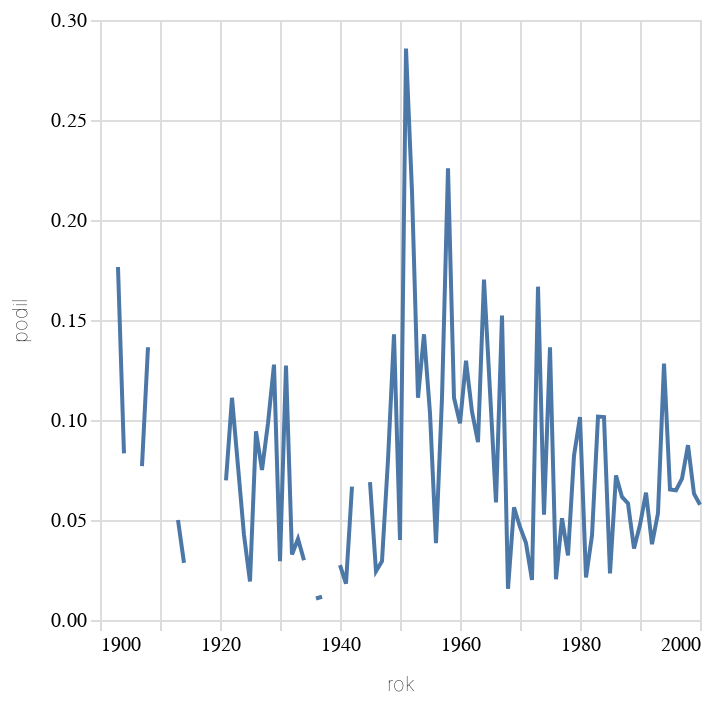

The code cell stored with this chart in its notebook:
### Code cell


### Figure 1 — Vega-Lite specification as saved in the notebook (floating-point values rounded to 4 significant figures)
{"config": {"title": {"font": "Noticia Text", "fontSize": 14, "anchor": "start", "lineHeight": 21, "fontWeight": "bolder", "subtitleFont": "Noticia Text", "subtitleFontSize": 12, "subtitlePadding": 12, "dy": -12}, "axis": {"labelFont": "Asap", "titleFont": "Asap", "fontWeight": "lighter", "titleFontWeight": "lighter", "labelFontSize": 10, "titleFontSize": 10, "labelPadding": 2, "titlePadding": 10, "domainOpacity": 0, "tickColor": "#DCDDD6"}, "legend": {"labelFont": "Asap", "labelFontWeight": "normal", "titleFont": "Asap", "titleFontWeight": "normal", "labelFontSize": 10, "titleFontSize": 10}}, "data": {"name": "data-3e8996bf65ea00ba5d5be1356bf738fe"}, "mark": {"type": "line"}, "encoding": {"x": {"field": "rok", "type": "temporal"}, "y": {"field": "podil", "type": "quantitative"}}, "$schema": "https://vega.github.io/schema/vega-lite/v5.8.0.json", "datasets": {"data-3e8996bf65ea00ba5d5be1356bf738fe": [{"rok": "1900-01-01T00:00:00", "len": 16, "len_right": null, "podil": null}, {"rok": "1901-01-01T00:00:00", "len": 11, "len_right": null, "podil": null}, {"rok": "1902-01-01T00:00:00", "len": 24, "len_right": null, "podil": null}, {"rok": "1903-01-01T00:00:00", "len": 17, "len_right": 3.0, "podil": 0.1765}, {"rok": "1904-01-01T00:00:00", "len": 12, "len_right": 1.0, "podil": 0.08333}, {"rok": "1905-01-01T00:00:00", "len": 15, "len_right": null, "podil": null}, {"rok": "1906-01-01T00:00:00", "len": 20, "len_right": null, "podil": null}, {"rok": "1907-01-01T00:00:00", "len": 13, "len_right": 1.0, "podil": 0.07692}, {"rok": "1908-01-01T00:00:00", "len": 22, "len_right": 3.0, "podil": 0.1364}, {"rok": "1909-01-01T00:00:00", "len": 21, "len_right": null, "podil": null}, {"rok": "1910-01-01T00:00:00", "len": 15, "len_right": 1.0, "podil": 0.06667}, {"rok": "1911-01-01T00:00:00", "len": 28, "len_right": null, "podil": null}, {"rok": "1912-01-01T00:00:00", "len": 30, "len_right": null, "podil": null}, {"rok": "1913-01-01T00:00:00", "len": 40, "len_right": 2.0, "podil": 0.05}, {"rok": "1914-01-01T00:00:00", "len": 35, "len_right": 1.0, "podil": 0.02857}, {"rok": "1915-01-01T00:00:00", "len": 18, "len_right": null, "podil": null}, {"rok": "1916-01-01T00:00:00", "len": 17, "len_right": 3.0, "podil": 0.1765}, {"rok": "1917-01-01T00:00:00", "len": 21, "len_right": null, "podil": null}, {"rok": "1918-01-01T00:00:00", "len": 16, "len_right": null, "podil": null}, {"rok": "1919-01-01T00:00:00", "len": 36, "len_right": null, "podil": null}, {"rok": "1920-01-01T00:00:00", "len": 34, "len_right": null, "podil": null}, {"rok": "1921-01-01T00:00:00", "len": 43, "len_right": 3.0, "podil": 0.06977}, {"rok": "1922-01-01T00:00:00", "len": 54, "len_right": 6.0, "podil": 0.1111}, {"rok": "1923-01-01T00:00:00", "len": 52, "len_right": 4.0, "podil": 0.07692}, {"rok": "1924-01-01T00:00:00", "len": 47, "len_right": 2.0, "podil": 0.04255}, {"rok": "1925-01-01T00:00:00", "len": 52, "len_right": 1.0, "podil": 0.01923}, {"rok": "1926-01-01T00:00:00", "len": 53, "len_right": 5.0, "podil": 0.09434}, {"rok": "1927-01-01T00:00:00", "len": 40, "len_right": 3.0, "podil": 0.075}, {"rok": "1928-01-01T00:00:00", "len": 61, "len_right": 6.0, "podil": 0.09836}, {"rok": "1929-01-01T00:00:00", "len": 47, "len_right": 6.0, "podil": 0.1277}, {"rok": "1930-01-01T00:00:00", "len": 68, "len_right": 2.0, "podil": 0.02941}, {"rok": "1931-01-01T00:00:00", "len": 55, "len_right": 7.0, "podil": 0.1273}, {"rok": "1932-01-01T00:00:00", "len": 61, "len_right": 2.0, "podil": 0.03279}, {"rok": "1933-01-01T00:00:00", "len": 74, "len_right": 3.0, "podil": 0.04054}, {"rok": "1934-01-01T00:00:00", "len": 67, "len_right": 2.0, "podil": 0.02985}, {"rok": "1935-01-01T00:00:00", "len": 74, "len_right": null, "podil": null}, {"rok": "1936-01-01T00:00:00", "len": 93, "len_right": 1.0, "podil": 0.01075}, {"rok": "1937-01-01T00:00:00", "len": 86, "len_right": 1.0, "podil": 0.01163}, {"rok": "1938-01-01T00:00:00", "len": 62, "len_right": null, "podil": null}, {"rok": "1939-01-01T00:00:00", "len": 45, "len_right": null, "podil": null}, {"rok": "1940-01-01T00:00:00", "len": 73, "len_right": 2.0, "podil": 0.0274}, {"rok": "1941-01-01T00:00:00", "len": 55, "len_right": 1.0, "podil": 0.01818}, {"rok": "1942-01-01T00:00:00", "len": 30, "len_right": 2.0, "podil": 0.06667}, {"rok": "1943-01-01T00:00:00", "len": 23, "len_right": null, "podil": null}, {"rok": "1944-01-01T00:00:00", "len": 21, "len_right": null, "podil": null}, {"rok": "1945-01-01T00:00:00", "len": 29, "len_right": 2.0, "podil": 0.06897}, {"rok": "1946-01-01T00:00:00", "len": 82, "len_right": 2.0, "podil": 0.02439}, {"rok": "1947-01-01T00:00:00", "len": 34, "len_right": 1.0, "podil": 0.02941}, {"rok": "1948-01-01T00:00:00", "len": 50, "len_right": 4.0, "podil": 0.08}, {"rok": "1949-01-01T00:00:00", "len": 7, "len_right": 1.0, "podil": 0.1429}, {"rok": "1950-01-01T00:00:00", "len": 25, "len_right": 1.0, "podil": 0.04}, {"rok": "1951-01-01T00:00:00", "len": 14, "len_right": 4.0, "podil": 0.2857}, {"rok": "1952-01-01T00:00:00", "len": 14, "len_right": 3.0, "podil": 0.2143}, {"rok": "1953-01-01T00:00:00", "len": 27, "len_right": 3.0, "podil": 0.1111}, {"rok": "1954-01-01T00:00:00", "len": 28, "len_right": 4.0, "podil": 0.1429}, {"rok": "1955-01-01T00:00:00", "len": 29, "len_right": 3.0, "podil": 0.1034}, {"rok": "1956-01-01T00:00:00", "len": 26, "len_right": 1.0, "podil": 0.03846}, {"rok": "1957-01-01T00:00:00", "len": 27, "len_right": 3.0, "podil": 0.1111}, {"rok": "1958-01-01T00:00:00", "len": 31, "len_right": 7.0, "podil": 0.2258}, {"rok": "1959-01-01T00:00:00", "len": 36, "len_right": 4.0, "podil": 0.1111}, {"rok": "1960-01-01T00:00:00", "len": 61, "len_right": 6.0, "podil": 0.09836}, {"rok": "1961-01-01T00:00:00", "len": 54, "len_right": 7.0, "podil": 0.1296}, {"rok": "1962-01-01T00:00:00", "len": 48, "len_right": 5.0, "podil": 0.1042}, {"rok": "1963-01-01T00:00:00", "len": 45, "len_right": 4.0, "podil": 0.08889}, {"rok": "1964-01-01T00:00:00", "len": 47, "len_right": 8.0, "podil": 0.1702}, {"rok": "1965-01-01T00:00:00", "len": 35, "len_right": 4.0, "podil": 0.1143}, {"rok": "1966-01-01T00:00:00", "len": 51, "len_right": 3.0, "podil": 0.05882}, {"rok": "1967-01-01T00:00:00", "len": 46, "len_right": 7.0, "podil": 0.1522}, {"rok": "1968-01-01T00:00:00", "len": 64, "len_right": 1.0, "podil": 0.01562}, {"rok": "1969-01-01T00:00:00", "len": 71, "len_right": 4.0, "podil": 0.05634}, {"rok": "1970-01-01T00:00:00", "len": 86, "len_right": 4.0, "podil": 0.04651}, {"rok": "1971-01-01T00:00:00", "len": 52, "len_right": 2.0, "podil": 0.03846}, {"rok": "1972-01-01T00:00:00", "len": 50, "len_right": 1.0, "podil": 0.02}, {"rok": "1973-01-01T00:00:00", "len": 36, "len_right": 6.0, "podil": 0.1667}, {"rok": "1974-01-01T00:00:00", "len": 38, "len_right": 2.0, "podil": 0.05263}, {"rok": "1975-01-01T00:00:00", "len": 44, "len_right": 6.0, "podil": 0.1364}, {"rok": "1976-01-01T00:00:00", "len": 49, "len_right": 1.0, "podil": 0.02041}, {"rok": "1977-01-01T00:00:00", "len": 59, "len_right": 3.0, "podil": 0.05085}, {"rok": "1978-01-01T00:00:00", "len": 62, "len_right": 2.0, "podil": 0.03226}, {"rok": "1979-01-01T00:00:00", "len": 73, "len_right": 6.0, "podil": 0.08219}, {"rok": "1980-01-01T00:00:00", "len": 69, "len_right": 7.0, "podil": 0.1014}, {"rok": "1981-01-01T00:00:00", "len": 47, "len_right": 1.0, "podil": 0.02128}, {"rok": "1982-01-01T00:00:00", "len": 71, "len_right": 3.0, "podil": 0.04225}, {"rok": "1983-01-01T00:00:00", "len": 59, "len_right": 6.0, "podil": 0.1017}, {"rok": "1984-01-01T00:00:00", "len": 69, "len_right": 7.0, "podil": 0.1014}, {"rok": "1985-01-01T00:00:00", "len": 86, "len_right": 2.0, "podil": 0.02326}, {"rok": "1986-01-01T00:00:00", "len": 83, "len_right": 6.0, "podil": 0.07229}, {"rok": "1987-01-01T00:00:00", "len": 65, "len_right": 4.0, "podil": 0.06154}, {"rok": "1988-01-01T00:00:00", "len": 103, "len_right": 6.0, "podil": 0.05825}, {"rok": "1989-01-01T00:00:00", "len": 84, "len_right": 3.0, "podil": 0.03571}, {"rok": "1990-01-01T00:00:00", "len": 105, "len_right": 5.0, "podil": 0.04762}, {"rok": "1991-01-01T00:00:00", "len": 110, "len_right": 7.0, "podil": 0.06364}, {"rok": "1992-01-01T00:00:00", "len": 132, "len_right": 5.0, "podil": 0.03788}, {"rok": "1993-01-01T00:00:00", "len": 131, "len_right": 7.0, "podil": 0.05344}, {"rok": "1994-01-01T00:00:00", "len": 117, "len_right": 15.0, "podil": 0.1282}, {"rok": "1995-01-01T00:00:00", "len": 184, "len_right": 12.0, "podil": 0.06522}, {"rok": "1996-01-01T00:00:00", "len": 185, "len_right": 12.0, "podil": 0.06486}, {"rok": "1997-01-01T00:00:00", "len": 184, "len_right": 13.0, "podil": 0.07065}, {"rok": "1998-01-01T00:00:00", "len": 183, "len_right": 16.0, "podil": 0.08743}, {"rok": "1999-01-01T00:00:00", "len": 190, "len_right": 12.0, "podil": 0.06316}, {"rok": "2000-01-01T00:00:00", "len": 191, "len_right": 11.0, "podil": 0.05759}]}}
